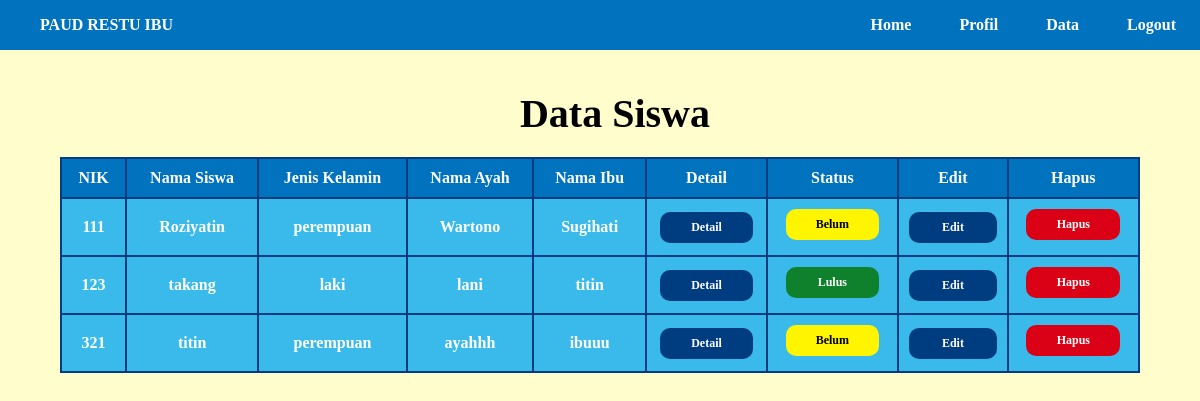
The page /ad_data.php on the database its author committed.
### tables this page shows
CREATE TABLE `siswa` (
  `nik_siswa` varchar(30) NOT NULL,
  `nm_siswa` varchar(30) NOT NULL,
  `tempat_lahir` varchar(30) NOT NULL,
  `tanggal_lahir` varchar(15) NOT NULL,
  `jenkel` varchar(15) NOT NULL,
  `anak_ke` varchar(5) NOT NULL,
  `agama` varchar(15) NOT NULL,
  `nm_ayah` varchar(40) NOT NULL,
  `pek_ayah` varchar(40) NOT NULL,
  `no_ayah` varchar(15) NOT NULL,
  `nm_ibu` varchar(40) NOT NULL,
  `pek_ibu` varchar(40) NOT NULL,
  `no_ibu` varchar(15) NOT NULL,
  `alamat` text NOT NULL,
  `status` varchar(20) NOT NULL
);

### ad_data.php (the view, shortened to what this page needs)
<!DOCTYPE html>
<html>
<head>
    <link rel="stylesheet" href="style.css">
</head>
<body>
    <?php include 'navbar_ad.php'; ?>
    <?php include 'dbsirebu.php'; ?>
    <div class="judul">Data Siswa</div>
    <table class="table_data" id="tabel-input">
        <thead>
            <tr>
                <th>NIK</th>
                <th>Nama Siswa</th>
                <th>Jenis Kelamin</th>
                <th>Nama Ayah</th>
                <th>Nama Ibu</th>
                <th>Detail</th>
                <th>Status</th>
                <th>Edit</th>
                <th>Hapus</th>
            </tr>
        </thead>
        <tbody>
            <?php
            $ambil = mysqli_query($db, "SELECT * FROM siswa ORDER BY nm_siswa");
            $result = mysqli_fetch_all($ambil, MYSQLI_ASSOC);
            foreach($result as $result) :
            ?>
                <tr>
                    <td><?php echo $result["nik_siswa"]; ?></td>
                    <td><?php echo $result["nm_siswa"]; ?></td>
                    <td><?php echo $result["jenkel"]; ?></td>
                    <td><?php echo $result["nm_ayah"]; ?></td>
                    <td><?php echo $result["nm_ibu"]; ?></td>
                    <td><a href="detail_data.php?nik_siswa=<?php echo $result['nik_siswa']; ?>" class="tombol_data">Detail</a></td>
                    <td> <?php
                    if ($result['status'] == "Lulus") {
                        ?>
                            <a href="status_lulus.php?nik_siswa=<?php echo $result['nik_siswa'] ?>" class="tombol_lulus" onclick="return confirm ('Yakin Mengubah Data Siswa Ini?')">
                            <?php echo $result["status"]; ?>
                            </a>
                            <?php
                    }elseif ($result['status'] == "Belum") {
                        ?>
                            <a href="status_belum.php?nik_siswa=<?php echo $result['nik_siswa'] ?>" class="tombol_blulus" onclick="return confirm ('Yakin Mengubah Data Siswa Ini?')">
                         <?php echo $result["status"]; ?>
                        </a>
                        <?php } ?>  </td>
                    <td><a class="tombol_data" href="edit_data.php?nik_siswa=<?php echo $result['nik_siswa']; ?>" class="tombol_edit">Edit</a></td>
                    <td><a href="hapus_data.php?nik_siswa=<?php echo $result['nik_siswa']; ?>" class="tombol_hapus" onclick="return confirm('Yakin ingin Menghapus?')">Hapus</a></td>
                </tr>
            <?php endforeach; ?>
        </tbody>
    </table>
</body>
</html>

### navbar_ad.php
<div class="navbar" >
        <div class="judul_navbar">
            <ul style="font-size:16px; font-family: Verdana; font-weight: bold;">PAUD RESTU IBU</ul>
        </div>
        <div class="navbtn">
            <a href="ad_index.html" name="navbtn">Home</a>
            <a href="ad_profil.php" name="navbtn">Profil</a>
            <a href="ad_data.php"  name="navbtn">Data</a>
            <a href="index.html"  name="navbtn" onclick="return confirm ('Yakin ingin logout?')">Logout</a>
        </div>
    </div>

### style.css (style rules this page uses)
body { background-color: #FFFDCC; padding: 0; margin: 0; }
.navbar { overflow: hidden; background-color: #0072BE; font-family: Verdana; }
.navbar a { float: left; font-size: 16px; color: white; text-align: center; padding: 16px 24px; text-decoration: none; }
.judul_navbar ul { float: left; font-size: 16px; color: white; text-align: center; text-decoration: none; }
.navbtn { font-family: Verdana; font-size: 12px; float: right; overflow: hidden; font-weight: bold; }
.judul { font-size:80px; color: black; font-family: Verdana; font-weight: bold; text-align:center; position: relative; width: 80%; left: 135px; top: 15%; }
.judul { font-size:40px; color: black; font-family: Verdana; font-weight: bold; text-align:center; position: relative; width: 80%; left: 135px; top: 40px; }
.table_data { position: relative; width:90%; height: 20px; margin: 60px auto; margin-bottom: 10px; background-color: #3ABAEA; }
.tombol_data { font-family:Verdana; font-weight: bold; position: relative; cursor: pointer; font-size: 12px; background-color: #003C80; color: white; padding: 8px 22px; border-color: #003C80; border-radius:10px; text-align: center; text-decoration: none; display: inline-block; margin: auto; width: 50%; }

### ad_data.php (style rules this page uses)
.table_data, td, tr, th { border-style: solid; border-width: 2px; border-color: #003C80; border-collapse: collapse; background-color: #3ABAEA; font-family: Verdana; color: white; font-weight: bold; padding: 10px; word-wrap: break-word; max-width: 90%; text-align: center; }
th { background-color: #0072BE; }
.tombol_lulus, .tombol_blulus, .tombol_hapus, .tombol_edit { font-family: Verdana; font-weight: bold; position: relative; cursor: pointer; font-size: 12px; padding: 6px 23px; border: solid 2px; border-radius: 10px; text-align: center; text-decoration: none; display: inline-block; width: 40%; margin-bottom: 5px; }
.tombol_lulus { background-color: #0F812C; color: white; border-color: #0F812C; }
.tombol_blulus { background-color: #FFF500; color: black; border-color: #FFF500; }
.tombol_hapus { background-color: #DA0116; color: white; border-color: #DA0116; }

### rows shown on the page
siswa: nik_siswa "111", nm_siswa "Roziyatin", jenkel "perempuan", nm_ayah "Wartono", nm_ibu "Sugihati", status "Belum"
siswa: nik_siswa "123", nm_siswa "takang", jenkel "laki", nm_ayah "lani", nm_ibu "titin", status "Lulus"
siswa: nik_siswa "321", nm_siswa "titin", jenkel "perempuan", nm_ayah "ayahhh", nm_ibu "ibuuu", status "Belum"
